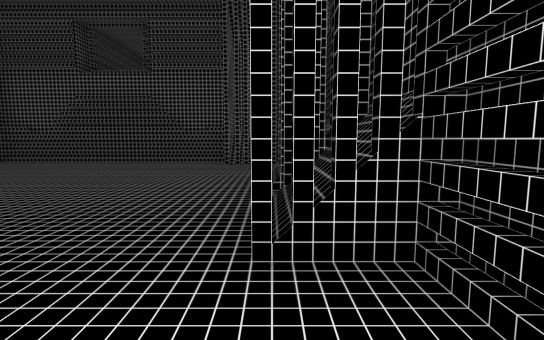
view 1 (above)

20 first-person views from a walk through a Unity game level. The camera is 1.5 m above the floor, tilts 6° down and sees 85° across. The floor is counted in squares, 2 m on a side. Each view is taken from the middle of a square. On the plan, view 1 faces up. The plan holds only what a view shows up to about 10 squares ahead; the rest is blank. The place goes on beyond the plan. The player is left out.

view 2
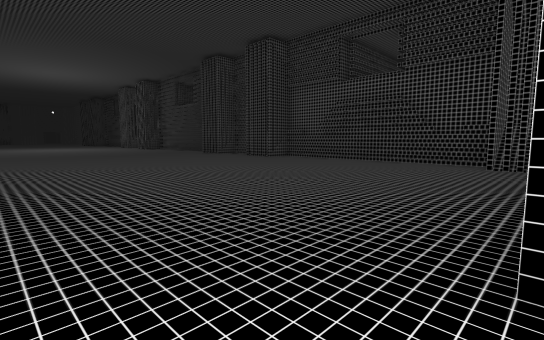

view 3
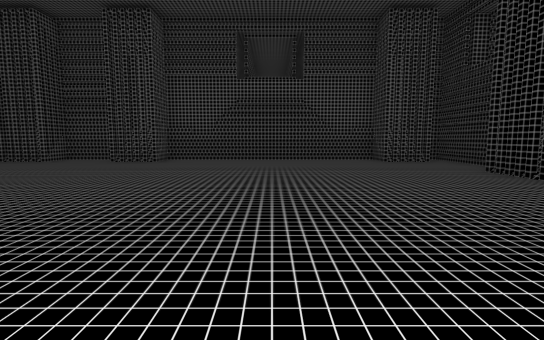

view 4
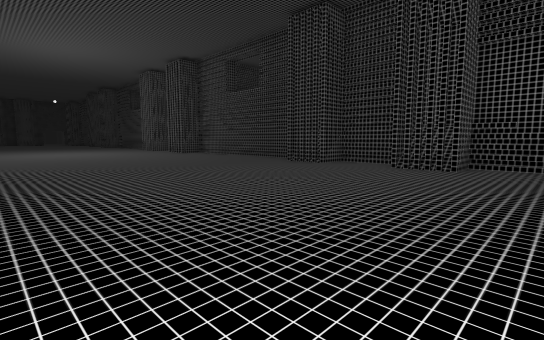

view 5
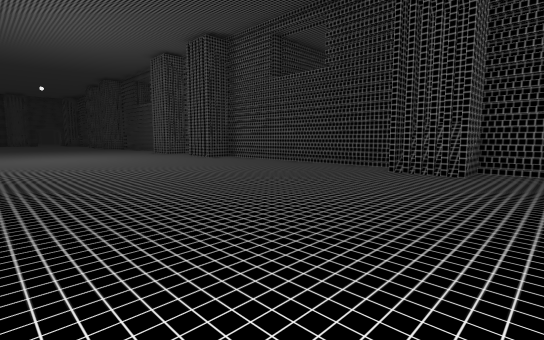

view 6
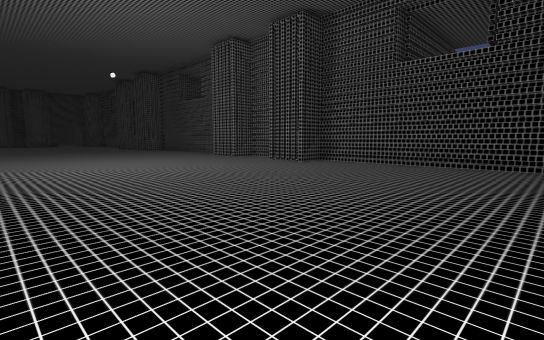

view 7
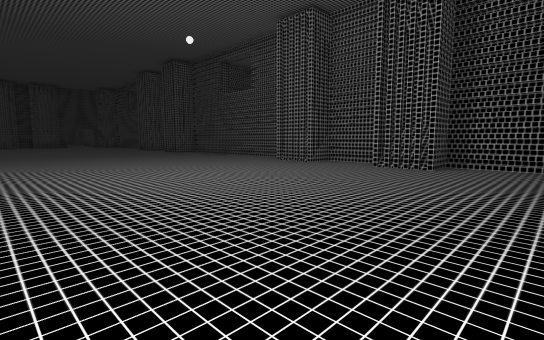

view 8
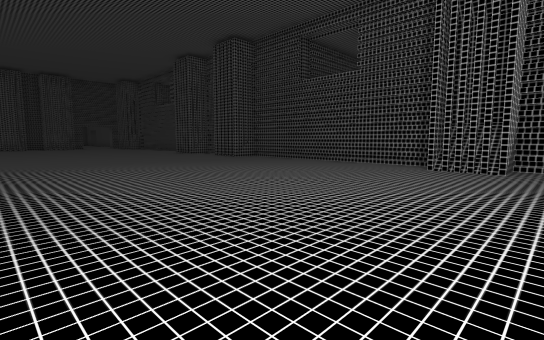

view 9
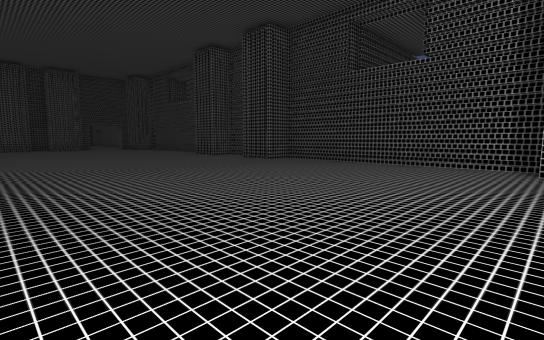

view 10
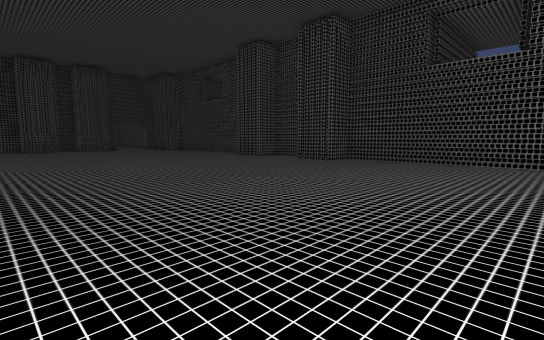

view 11
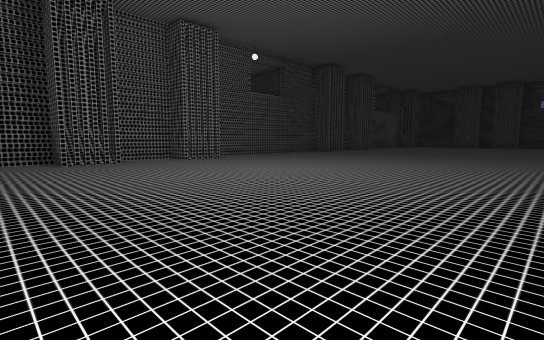

view 12
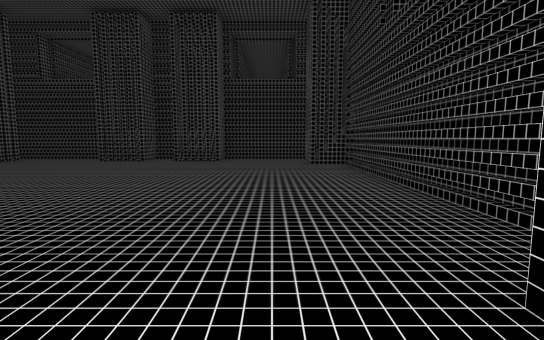

view 13
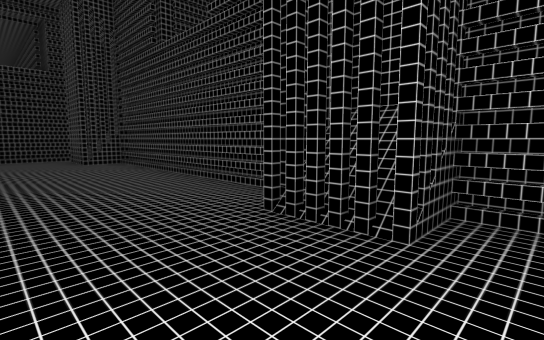

view 14
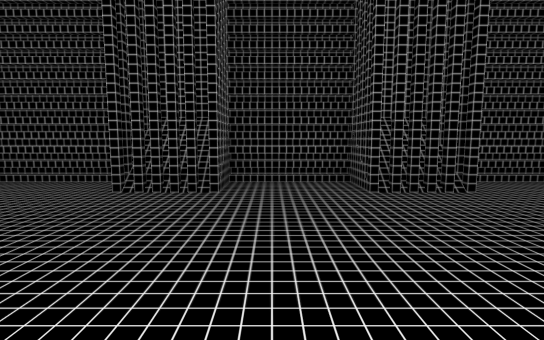

view 15
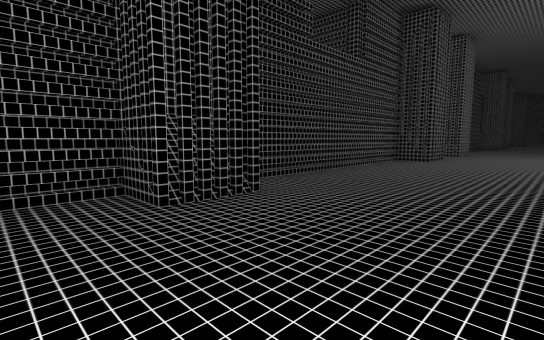

view 16
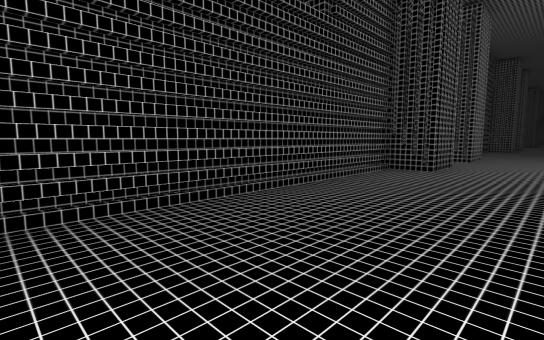

view 17
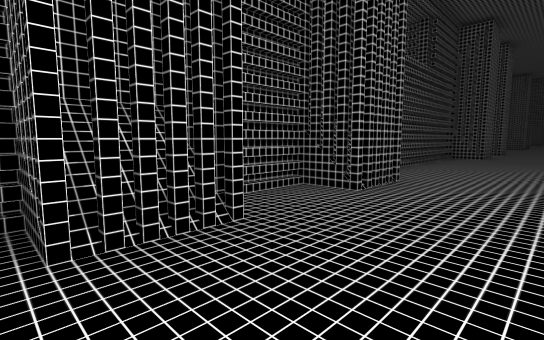

view 18
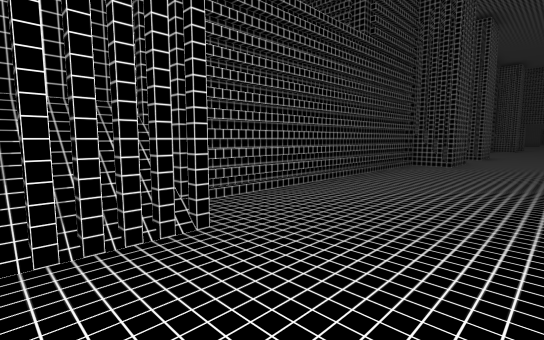

view 19
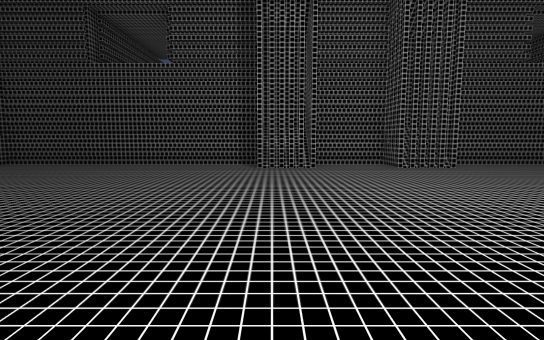

view 20
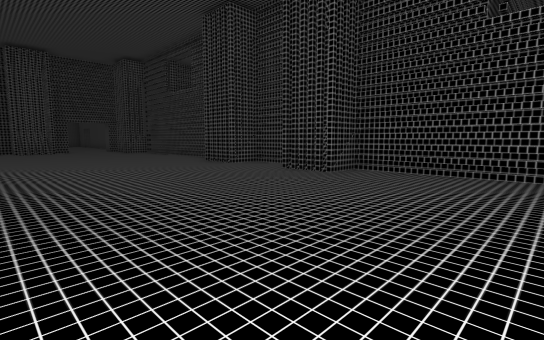

### Floor plan
Points are (right, up) in squares from view 1. A wall is a line through its corners. A room is listed if a view was taken in it or the views show most of it. See-through windows are left out.
Room 1 (views 1, 2, 3, 4, 5, 6, 7, 8, 9, 10, 11, 12, 13, 14, 15, 16, 17, 18, 19, 20)
walls: (-22.9, -1.1) (-21.3, -1.1) (-21.3, -2.4) (-14, -2.4); (-22.6, -1.9) (-21.2, -1.9); (-22.6, 9.9) (-24.9, 9.9); (-26.5, -1.1) (-24.9, -1.1) (-24.9, -2.4) (-23.8, -2.4); (-21.4, -2.1) (-14, -2.1); (-24.9, -2.1) (-23.5, -2.1); (-26.2, 9.9) (-33.8, 9.9); (-14, -1.1) (-12.4, -1.1) (-12.4, -2.4) (-10.3, -2.4) (-10.3, -1.1) (-8.8, -1.1); (-14.4, 9.9) (-21.2, 9.9); (-14.2, 9.6) (-21.3, 9.6) (-21.3, 8.6) (-22.7, 8.6) (-22.7, 9.6) (-24.9, 9.6) (-24.9, 8.6) (-26.4, 8.6) (-26.4, 9.6) (-33.7, 9.6) (-33.7, 8.6) (-35.2, 8.6); (-13.8, -1) (-13.8, -1.9) (-12.4, -1.9); (-12.5, -2.1) (-10.2, -2.1); (-33.8, -2.1) (-27, -2.1); (-35.2, -1.1) (-33.7, -1.1) (-33.7, -2.4) (-27.1, -2.4); (-10.8, 9.9) (-12.4, 9.9); (-10.6, 9.6) (-12.4, 9.6) (-12.4, 8.6) (-13.9, 8.6); (-36.1, 9.6) (-37.4, 9.6) (-37.4, 8.6) (-38.6, 8.6); (-36.4, 9.9) (-37.4, 9.9); (-8.2, -2.1) (-1.4, -2.1); (-8.1, -2.4) (-1.4, -2.4) (-1.4, -1.1) (0.1, -1.1); (-1.5, 9.6) (-8.7, 9.6) (-8.7, 8.6) (-10.2, 8.6); (-1.5, 9.9) (-8.8, 9.9); (-0.1, 4.2) (-0.1, 5.8); (0.2, 8.6) (-1.4, 8.6); (0.9, 6.8) (0.9, 9.1); (1.1, 1.1) (1.1, 1.8) (-0.1, 1.8) (-0.1, 3.2); (1.1, 7.4) (1.1, 9.1); (0.9, -1.4) (0.9, 1.8); (1.1, -1.1) (1.1, 0.5)

Where each view was taken, in squares from view 1:
view 1: 0 up, 0 right, facing up
view 2: 0 up, 0 right, facing up-left
view 3: 1 down, 5 left, facing up
view 4: 1 up, 7 left, facing up-left
view 5: 2 up, 11 left, facing up-left
view 6: 1 up, 15 left, facing up-left
view 7: 1 up, 19 left, facing up-left
view 8: 1 up, 24 left, facing up-left
view 9: 1 up, 26 left, facing up-left
view 10: 0 up, 28 left, facing up-left
view 11: 1 down, 28 left, facing up-right
view 12: 0 up, 10 left, facing right
view 13: 1 up, 11 left, facing down-right
view 14: 3 up, 11 left, facing down
view 15: 2 up, 11 left, facing down-left
view 16: 1 up, 14 left, facing down-left
view 17: 1 up, 21 left, facing down-left
view 18: 1 up, 25 left, facing down-left
view 19: 1 up, 26 left, facing up
view 20: 3 up, 30 left, facing up-left
